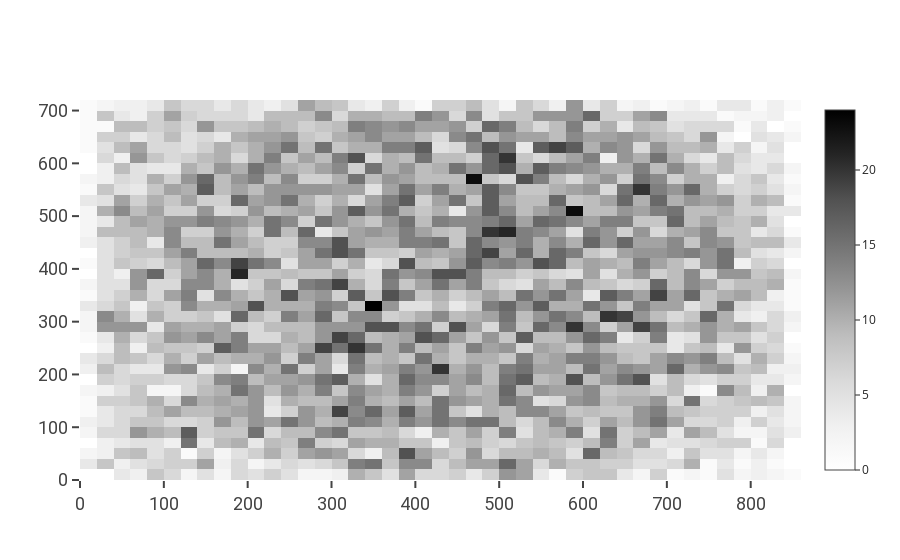

Notebook cell for this chart:
### Markdown cell above
## Density of cells at each location in initial frame

### Code cell
fig = celltk.PlotHelper().heatmap2d_plot(np.concatenate(arr['nuc', 'fitc', 'x', :, 0]).ravel(),
                                         np.concatenate(arr['nuc', 'fitc', 'y', :, 0]).ravel(),
                                         xbinsize=20, ybinsize=20, colorscale='Greys')
fig.show()

### Figure 1 — Plotly figure (JSON) as saved in the notebook; plotly's stock layout.template omitted (floating-point values rounded to 4 significant figures; data arrays with more than 128 entries replaced by an {"elided": "..."} marker saying what was removed)
{"data": [{"colorscale": [[0, "rgb(255,255,255)"], [0.125, "rgb(240,240,240)"], [0.25, "rgb(217,217,217)"], [0.375, "rgb(189,189,189)"], [0.5, "rgb(150,150,150)"], [0.625, "rgb(115,115,115)"], [0.75, "rgb(82,82,82)"], [0.875, "rgb(37,37,37)"], [1, "rgb(0,0,0)"]], "histfunc": "count", "histnorm": "", "type": "histogram2d", "x": {"elided": "14687 float values"}, "xbins": {"size": 20}, "y": {"elided": "14687 float values"}, "ybins": {"size": 20}}], "layout": {"xaxis": {"layer": "above traces", "linecolor": "#444", "linewidth": 3, "showline": false, "tickfont": {"color": "#444", "family": "Graphik,Roboto,Helvetica Neue,Helvetica,Arial", "size": 18}, "ticklen": 7, "ticks": "outside", "tickwidth": 2, "title": {"font": {"color": "#242424", "family": "Graphik,Roboto,Helvetica Neue,Helvetica,Arial", "size": 24}}, "zeroline": false}, "yaxis": {"layer": "above traces", "linecolor": "#444", "linewidth": 3, "showline": false, "tickfont": {"color": "#444", "family": "Graphik,Roboto,Helvetica Neue,Helvetica,Arial", "size": 18}, "ticklen": 7, "ticks": "outside", "tickwidth": 2, "title": {"font": {"color": "#242424", "family": "Graphik,Roboto,Helvetica Neue,Helvetica,Arial", "size": 24}}, "zeroline": false}}}
